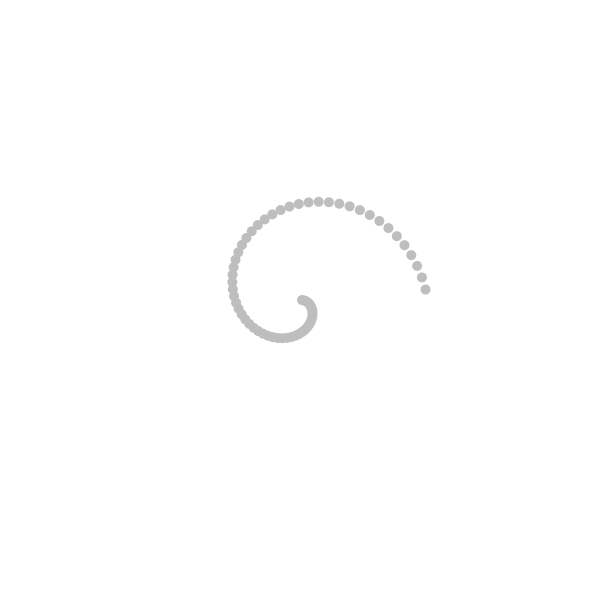
Frame 1 (no input)
Frame 60 (the mouse pressed at the canvas centre just before this capture): identical to frame 1, image omitted
Frame 120 (the mouse held since frame 60 and released just before this capture): identical to frame 1, image omitted

The Processing sketch that drew this single still picture (run headless with seeded random() and noise(); from frame 60 on, the mouse is pressed at the canvas centre):

// Processing sketch: processing_56770
// ── processing_56770.pde


void setup()

{ 
  size(600,600);
  smooth();
}


void draw()
{ 
 background(255);
 ellipse(width/2, height/2);
 
 

 }
 
 
 
 void ellipse(float a, float b)
 {
   
 float r=0.0;
 
//in an x–y cartesian coordinate system, the circle with 
//centre coordinates (a, b) and radius r is the set of all points (x, y) 
 
 for(float t=0.0; t<TWO_PI;t+=0.1)
 { 
   
 r+=2.0; 
 
 float x=a+r*cos(t);
 float y=b+r*sin(t);
 
 noStroke();
 fill(190);
 
 ellipse(x,y,10,10);
 
   
   
  }   
 }
